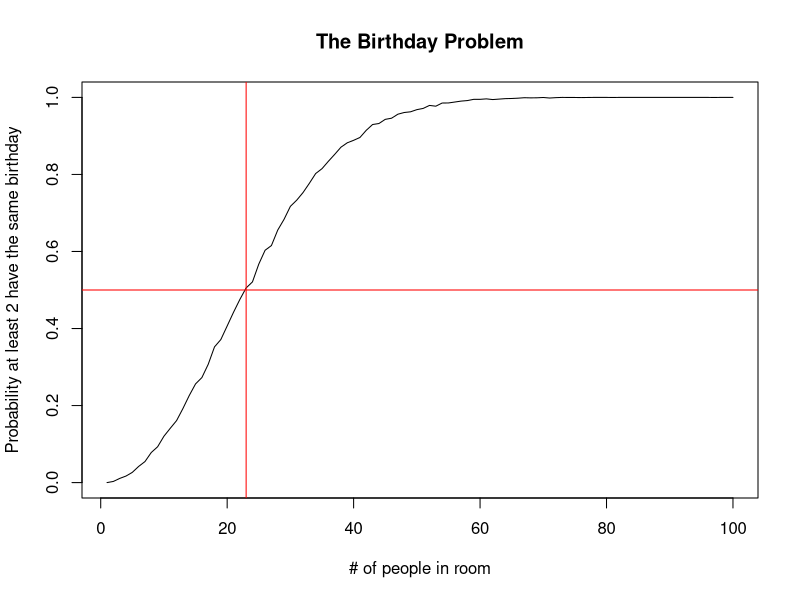

R code for this plot:
############################################################
## the birthday problem
############################################################

## anyDuplicated function 
x = 1:10
anyDuplicated(x) # returns 0 (FALSE) if no elements are duplicated
x[1:2] = 1
# returns index of first duplicated element (TRUE) if any are duplicated
anyDuplicated(x) 

############################################################
## randomly select 2 birthdays, assuming 365 days / year
############################################################
s = sample(1:365, 2, replace = TRUE)

############################################################
## function to randomly select 'n' birthdays, 
## assuming 365 days / year
############################################################
birthdays <- function(n) {
  s = sample(1:365, n, replace = TRUE)  
  return(s)
}


#######################################################
## randomly generates 'n' birthdays
## returns TRUE if any are the same; FALSE otherwise
#######################################################
duplicate.birthdays <- function(n) {
  b = birthdays(n)
  dups = anyDuplicated(b)
  dups = any(dups>0)
  return(dups)
}

##################################################################
## returns the empirical probability (based on 5000 trials)
## that >1 person has the same birthday in a room with 'n' people
##################################################################
prob.duplicate <-function(n) {
    r = replicate(5000, duplicate.birthdays(n))
    prob = sum(r) / length(r)  
    return(prob)
}
  

##################################################################
## plot empirical probabilities for n = 1,2, ... 100 people
##################################################################
n = 1:100
probs = sapply(n, prob.duplicate)
plot(n, probs, type = "l", main = "The Birthday Problem", xlab = "# of people in room",
     ylab = "Probability at least 2 have the same birthday")
abline(h = 0.5, col = "red")
abline(v = 23, col = "red")
